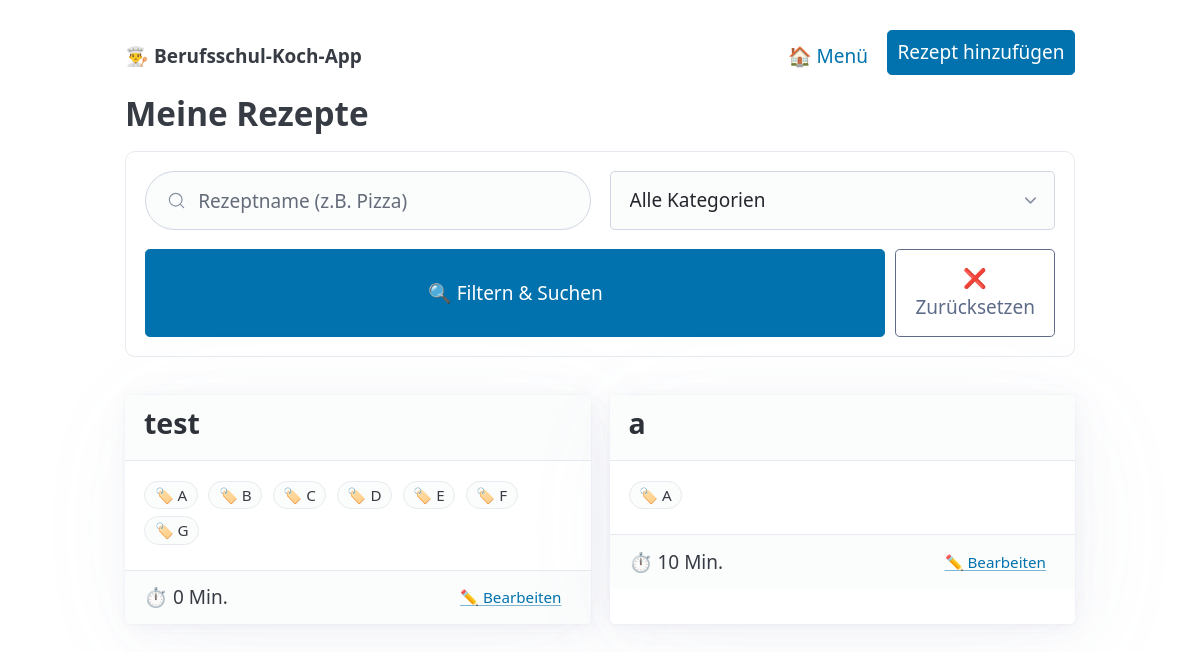
Before: /rezepte with the older database file.
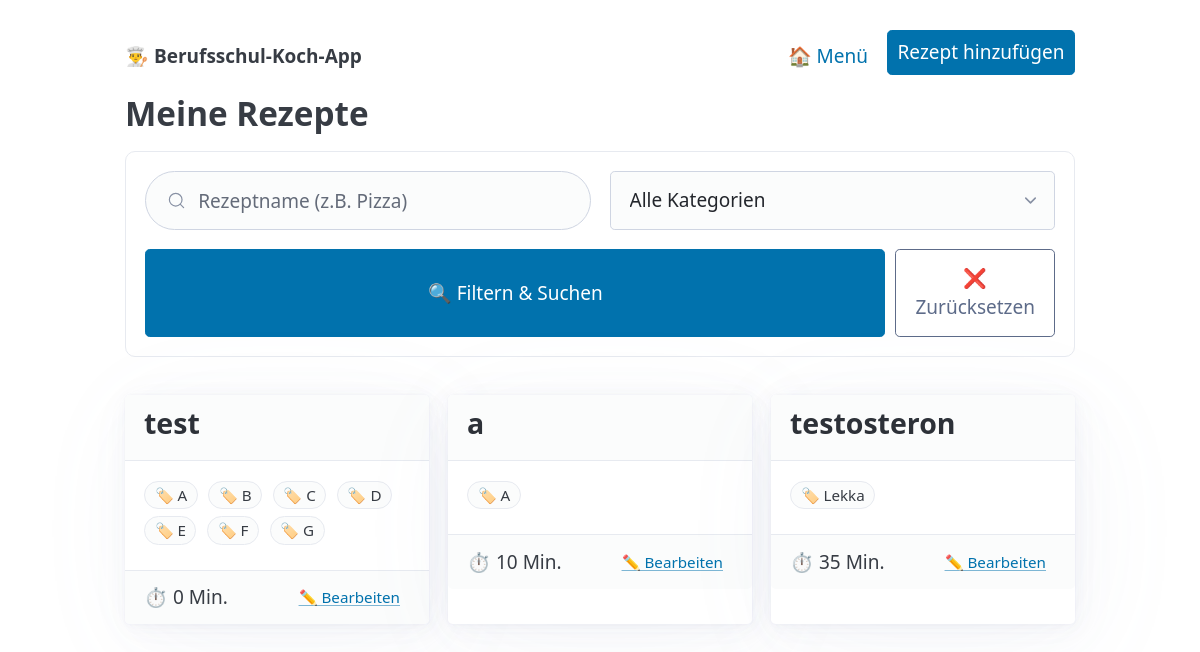
After: the same page with the newer database file.
### tables this page shows
CREATE TABLE rezepte (
            id INTEGER PRIMARY KEY AUTOINCREMENT,
            titel TEXT NOT NULL,
            dauer INTEGER,
            kategorie TEXT,
            zutaten TEXT,
            anleitung TEXT
        );

### app.py (the view, shortened to what this page needs)
@app.route('/rezepte')
def rezepte():
    suchbegriff = request.args.get('suche', '').lower()
    kategorie_filter = request.args.get('kategorie', '')
    conn = get_db_connection()
    alle_rezepte = conn.execute('SELECT * FROM rezepte').fetchall()
    conn.close()
    alle_kategorien = set() # Ein 'set' in Python verhindert automatisch Duplikate
    for r in alle_rezepte:
        if r['kategorie']:
            tags = [k.strip().capitalize() for k in r['kategorie'].split(',') if k.strip()]
            alle_kategorien.update(tags)
    kategorien_liste = sorted(list(alle_kategorien))
    gefilterte_rezepte = []
    for r in alle_rezepte:
        treffer_suche = True
        treffer_kategorie = True
        if suchbegriff:
            if suchbegriff not in r['titel'].lower():
                treffer_suche = False
        if treffer_suche and treffer_kategorie:
            gefilterte_rezepte.append(r)
    return render_template('rezepte.html',
                           rezepte=gefilterte_rezepte,
                           alle_kategorien=kategorien_liste,
                           aktuelle_suche=suchbegriff,
                           aktuelle_kategorie=kategorie_filter)

### app.py (called while the page is built)
def get_db_connection():
    conn = sqlite3.connect(DB_PATH)
    conn.row_factory = sqlite3.Row
    return conn

### templates/rezepte.html (shortened to what this page needs)
<!DOCTYPE html>
<html lang="de">
<head>
    <link rel="stylesheet" href="https://cdn.jsdelivr.net/npm/@picocss/pico@2/css/pico.min.css">
</head>
<body>
    <main class="container">
        <nav>
            <ul>
                <li><strong>👨‍🍳 Berufsschul-Koch-App</strong></li>
            </ul>
            <ul>
                <li><a href="/" class="outline">🏠 Menü</a></li>
                <li><a href="/neu?von=rezepte" role="button">Rezept hinzufügen</a></li>
            </ul>
        </nav>
        <h2>Meine Rezepte</h2>
        <form method="GET" action="/rezepte" style="background: var(--pico-card-background-color); padding: 1rem; border-radius: 10px; border: 1px solid var(--pico-muted-border-color); margin-bottom: 2rem;">
            <div class="grid">
                <input type="search" name="suche" placeholder="Rezeptname (z.B. Pizza)" value="{{ aktuelle_suche }}" style="margin-bottom: 1rem;">
                <select name="kategorie" style="margin-bottom: 1rem;">
                    <option value="">Alle Kategorien</option>
                </select>
            </div>
            <div style="display: flex; gap: 10px;">
                <button type="submit" style="margin-bottom: 0; flex-grow: 1;">🔍 Filtern & Suchen</button>
                <a href="/rezepte" role="button" class="secondary outline" style="margin-bottom: 0;">❌ Zurücksetzen</a>
            </div>
        </form>
        <div class="grid">
            {% for rezept in rezepte %}
            <article>
                <header style="padding-bottom: 1rem;">
                    <h3 style="margin: 0;">
                        <a href="/rezept/{{ rezept['id'] }}" style="text-decoration: none; color: var(--pico-h1-color);">
                            {{ rezept['titel'] }}
                        </a>
                    </h3>
                </header>
                <div>
                    {% if rezept['kategorie'] %}
                        {% for kat in rezept['kategorie'].split(',') %}
                            {% if kat.strip() %}
                                <span style="display: inline-block; background: var(--pico-form-element-background-color); border: 1px solid var(--pico-muted-border-color); padding: 0.1rem 0.5rem; border-radius: 15px; font-size: 0.8rem; margin-right: 0.3rem; margin-bottom: 0.3rem;">
                                    🏷️ {{ kat.strip().capitalize() }}
                                </span>
                            {% endif %}
                        {% endfor %}
                    {% else %}
                        <span style="font-size: 0.8rem; color: var(--pico-muted-color);">Keine Kategorien</span>
                    {% endif %}
                </div>
                <footer style="margin-top: 1rem;">
                    <div style="display: flex; justify-content: space-between; align-items: center;">
                        <span>⏱ {{ rezept['dauer'] }} Min.</span>
                        <a href="/bearbeiten/{{ rezept['id'] }}" class="outline" style="padding: 2px 10px; font-size: 0.8rem;">✏️ Bearbeiten</a>
                    </div>
                </footer>
            </article>
            {% else %}
                <p style="text-align: center; width: 100%;">Keine Rezepte gefunden. Versuch es mal mit einem anderen Suchbegriff oder setze die Filter zurück!</p>
            {% endfor %}
        </div>
    </main>
</body>
</html>

Changed rows visible on the page:
added rezepte: titel "testosteron", strip "Lekka", dauer "35"
